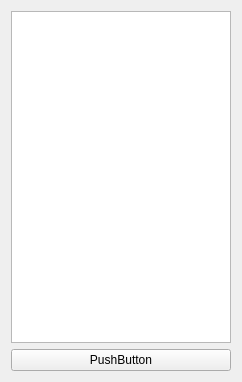
<?xml version="1.0" encoding="UTF-8"?>
<ui version="4.0">
 <class>OneWidget</class>
 <widget class="QWidget" name="OneWidget">
  <property name="geometry">
   <rect>
    <x>0</x>
    <y>0</y>
    <width>242</width>
    <height>382</height>
   </rect>
  </property>
  <property name="windowTitle">
   <string>Form</string>
  </property>
  <layout class="QVBoxLayout" name="verticalLayout">
   <item>
    <widget class="QTextEdit" name="textEdit"/>
   </item>
   <item>
    <widget class="QPushButton" name="pushButton">
     <property name="text">
      <string>PushButton</string>
     </property>
    </widget>
   </item>
  </layout>
 </widget>
 <resources/>
 <connections/>
</ui>
